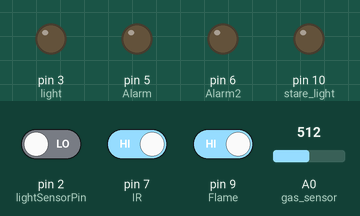
The sketch below on a simulated Arduino Uno, built with avr-gcc and run on an emulated ATmega328P. On the bench: output pins drawn as LEDs (lit = HIGH). Inputs (shaded band) come from the test bench; at power-on: pin 7 (IR) HIGH, pin 2 (lightSensorPin) LOW, A0 (gas_sensor) = 512, pin 9 (Flame) HIGH.

Above: at 3.32 s.
3.6 s: pin 7 (IR) driven LOW
At 6.7 s:
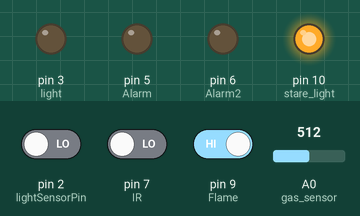
7.2 s: pin 2 (lightSensorPin) driven HIGH
At 14.0 s:
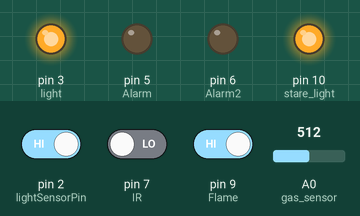
14.5 s: A0 (gas_sensor) set to 353
20.7 s: A0 (gas_sensor) set to 325
24.3 s: pin 9 (Flame) driven LOW
At 27.73 s:
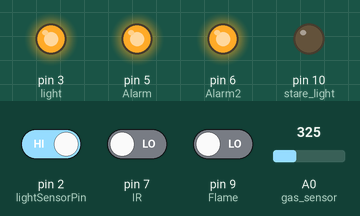
29.0 s: pin 9 (Flame) driven HIGH
At 33.94 s:
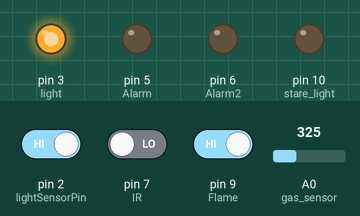
Timing chart, 0 to 35.5 s (numbered marks = the images above; inputs shaded):
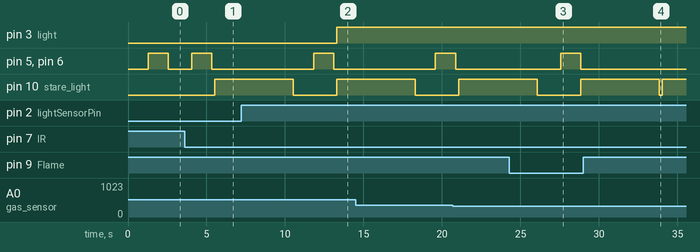

Measured:
- after the input at 3.6 s, pin 10 (stare_light): LOW → HIGH after 1.9 s
- after the input at 7.2 s, pin 3 (light): LOW → HIGH after 6.1 s
- after the input at 24.3 s, pin 5 (Alarm), pin 6 (Alarm2): LOW → HIGH after 3.3 s, → LOW 1.3 s later
- after the input at 29.0 s, pin 5 (Alarm), pin 6 (Alarm2): stays LOW (without the input it goes to HIGH after 6.3 s)

The sketch:

smart_kitchen_and_stare.ino
```cpp
#include <Arduino.h>

// Define the pins connected to the ultrasonic sensor and other components
const int lightSensorPin = 2;
const int light = 3;
const int Alarm = 5;
const int Alarm2 = 6;
const int IR = 7;
const int Flame = 9;
const int stare_light = 10;
const int gas_sensor = A0;

void setup()
{

  pinMode(lightSensorPin, INPUT);
  pinMode(IR, INPUT);
  pinMode(gas_sensor,INPUT);
  pinMode(Flame, INPUT);
  pinMode(Alarm, OUTPUT);
  pinMode(light, OUTPUT);
  pinMode(stare_light, OUTPUT);
}

void loop()
{

  if(digitalRead(lightSensorPin)==HIGH){
    digitalWrite(light,HIGH);
  }
  else{
    digitalWrite(light,LOW);
   }

  // Flame sensor and alarm control logic
  if (digitalRead(Flame) == LOW)
  {
    for (int i = 0; i <= 255; i++)
    {
      analogWrite(Alarm, i);
      analogWrite(Alarm2, i);
      delay(5);
    }
    for (int i = 255; i >= 0; i--)
    {
      analogWrite(Alarm, i);
      analogWrite(Alarm2, i);
      delay(5);
    }
  }
  else
  {
    digitalWrite(Alarm, LOW);
    digitalWrite(Alarm2, LOW);
  }

  // IR sensors and person count logic
  if (digitalRead(IR) == LOW)
  {

    // Stair light control based on person count
    digitalWrite(stare_light, HIGH);
    delay(5000);
    digitalWrite(stare_light, LOW);


  }
  if (analogRead(gas_sensor)>340){
    for (int i = 0; i <= 255; i++)
    {
      analogWrite(Alarm, i);
      analogWrite(Alarm2, i);
      delay(5);
    }
    for (int i = 255; i >= 0; i--)
    {
      analogWrite(Alarm, i);
      analogWrite(Alarm2, i);
      delay(5);
    }
  }
  else
  {
    digitalWrite(Alarm, LOW);
    digitalWrite(Alarm2, LOW);
  }

    delay(200);
}
```
